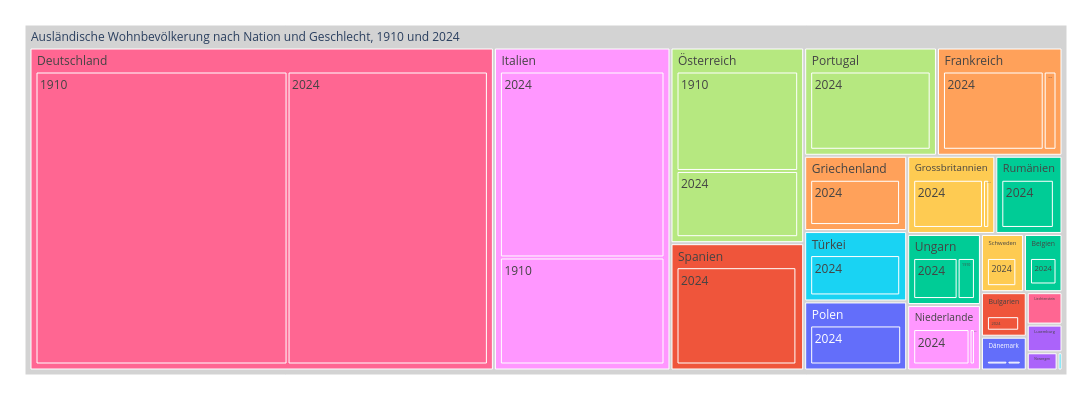

Notebook code cell kept with this figure:
### Markdown cell above
##### Ausländische Wohnbevölkerung nach Nation und Geschlecht

### Code cell
treeMap2= mypy_dv.plot_px_treemap(
    data=myTM.reset_index()
    ,levels=['NationHistLang','Jahr_nbr']
    ,values="AnzBestWir"
    ,color="NationHistLang"
    #, color_continuous_scale='Blues'
    ,color_discrete_map={'(?)':'lightgrey', 'Wohnen':'lightblue'}   
    ,height=400
    ,width=1100               
    #,margin_val_bottom=25
    ,myHeaderTitle="Ausländische Wohnbevölkerung nach Nation und Geschlecht, "+str(myTM.reset_index().Jahr_nbr.min()) +" und " +str(myTM.reset_index().Jahr_nbr.max())
)
treeMap2

### Figure 1 — Plotly figure (JSON) as saved in the notebook; plotly's stock layout.template omitted (floating-point values rounded to 4 significant figures)
{"data": [{"branchvalues": "total", "customdata": [["Rumänien"], ["Luxemburg"], ["Frankreich"], ["Türkei"], ["Deutschland"], ["Österreich"], ["Italien"], ["Schweden"], ["Polen"], ["Spanien"], ["Ungarn"], ["Norwegen"], ["Griechenland"], ["Jugoslawien"], ["Schweden"], ["Liechtenstein"], ["Portugal"], ["Niederlande"], ["Grossbritannien"], ["Ungarn"], ["Dänemark"], ["Liechtenstein"], ["Türkei"], ["Griechenland"], ["Norwegen"], ["Bulgarien"], ["Rumänien"], ["Luxemburg"], ["Niederlande"], ["Grossbritannien"], ["Belgien"], ["Italien"], ["Belgien"], ["Frankreich"], ["Spanien"], ["Bulgarien"], ["Portugal"], ["Dänemark"], ["Deutschland"], ["Österreich"], ["Belgien"], ["Bulgarien"], ["Deutschland"], ["Dänemark"], ["Frankreich"], ["Griechenland"], ["Grossbritannien"], ["Italien"], ["Jugoslawien"], ["Liechtenstein"], ["Luxemburg"], ["Niederlande"], ["Norwegen"], ["Polen"], ["Portugal"], ["Rumänien"], ["Schweden"], ["Spanien"], ["Türkei"], ["Ungarn"], ["Österreich"], ["(?)"]], "domain": {"x": [0, 1], "y": [0, 1]}, "hovertemplate": "%{label}<br><br>Anzahl:<br>%{value}<extra></extra>", "ids": ["Ausländische Wohnbevölkerung nach Nation und Geschlecht, 1910 und 2024/Rumänien/1910", "Ausländische Wohnbevölkerung nach Nation und Geschlecht, 1910 und 2024/Luxemburg/2024", "Ausländische Wohnbevölkerung nach Nation und Geschlecht, 1910 und 2024/Frankreich/2024", "Ausländische Wohnbevölkerung nach Nation und Geschlecht, 1910 und 2024/Türkei/1910", "Ausländische Wohnbevölkerung nach Nation und Geschlecht, 1910 und 2024/Deutschland/1910", "Ausländische Wohnbevölkerung nach Nation und Geschlecht, 1910 und 2024/Österreich/2024", "Ausländische Wohnbevölkerung nach Nation und Geschlecht, 1910 und 2024/Italien/1910", "Ausländische Wohnbevölkerung nach Nation und Geschlecht, 1910 und 2024/Schweden/2024", "Ausländische Wohnbevölkerung nach Nation und Geschlecht, 1910 und 2024/Polen/2024", "Ausländische Wohnbevölkerung nach Nation und Geschlecht, 1910 und 2024/Spanien/1910", "Ausländische Wohnbevölkerung nach Nation und Geschlecht, 1910 und 2024/Ungarn/2024", "Ausländische Wohnbevölkerung nach Nation und Geschlecht, 1910 und 2024/Norwegen/1910", "Ausländische Wohnbevölkerung nach Nation und Geschlecht, 1910 und 2024/Griechenland/2024", "Ausländische Wohnbevölkerung nach Nation und Geschlecht, 1910 und 2024/Jugoslawien/1910", "Ausländische Wohnbevölkerung nach Nation und Geschlecht, 1910 und 2024/Schweden/1910", "Ausländische Wohnbevölkerung nach Nation und Geschlecht, 1910 und 2024/Liechtenstein/2024", "Ausländische Wohnbevölkerung nach Nation und Geschlecht, 1910 und 2024/Portugal/1910", "Ausländische Wohnbevölkerung nach Nation und Geschlecht, 1910 und 2024/Niederlande/1910", "Ausländische Wohnbevölkerung nach Nation und Geschlecht, 1910 und 2024/Grossbritannien/2024", "Ausländische Wohnbevölkerung nach Nation und Geschlecht, 1910 und 2024/Ungarn/1910", "Ausländische Wohnbevölkerung nach Nation und Geschlecht, 1910 und 2024/Dänemark/2024", "Ausländische Wohnbevölkerung nach Nation und Geschlecht, 1910 und 2024/Liechtenstein/1910", "Ausländische Wohnbevölkerung nach Nation und Geschlecht, 1910 und 2024/Türkei/2024", "Ausländische Wohnbevölkerung nach Nation und Geschlecht, 1910 und 2024/Griechenland/1910", "Ausländische Wohnbevölkerung nach Nation und Geschlecht, 1910 und 2024/Norwegen/2024", "Ausländische Wohnbevölkerung nach Nation und Geschlecht, 1910 und 2024/Bulgarien/2024", "Ausländische Wohnbevölkerung nach Nation und Geschlecht, 1910 und 2024/Rumänien/2024", "Ausländische Wohnbevölkerung nach Nation und Geschlecht, 1910 und 2024/Luxemburg/1910", "Ausländische Wohnbevölkerung nach Nation und Geschlecht, 1910 und 2024/Niederlande/2024", "Ausländische Wohnbevölkerung nach Nation und Geschlecht, 1910 und 2024/Grossbritannien/1910", "Ausländische Wohnbevölkerung nach Nation und Geschlecht, 1910 und 2024/Belgien/1910", "Ausländische Wohnbevölkerung nach Nation und Geschlecht, 1910 und 2024/Italien/2024", "Ausländische Wohnbevölkerung nach Nation und Geschlecht, 1910 und 2024/Belgien/2024", "Ausländische Wohnbevölkerung nach Nation und Geschlecht, 1910 und 2024/Frankreich/1910", "Ausländische Wohnbevölkerung nach Nation und Geschlecht, 1910 und 2024/Spanien/2024", "Ausländische Wohnbevölkerung nach Nation und Geschlecht, 1910 und 2024/Bulgarien/1910", "Ausländische Wohnbevölkerung nach Nation und Geschlecht, 1910 und 2024/Portugal/2024", "Ausländische Wohnbevölkerung nach Nation und Geschlecht, 1910 und 2024/Dänemark/1910", "Ausländische Wohnbevölkerung nach Nation und Geschlecht, 1910 und 2024/Deutschland/2024", "Ausländische Wohnbevölkerung nach Nation und Geschlecht, 1910 und 2024/Österreich/1910", "Ausländische Wohnbevölkerung nach Nation und Geschlecht, 1910 und 2024/Belgien", "Ausländische Wohnbevölkerung nach Nation und Geschlecht, 1910 und 2024/Bulgarien", "Ausländische Wohnbevölkerung nach Nation und Geschlecht, 1910 und 2024/Deutschland", "Ausländische Wohnbevölkerung nach Nation und Geschlecht, 1910 und 2024/Dänemark", "Ausländische Wohnbevölkerung nach Nation und Geschlecht, 1910 und 2024/Frankreich", "Ausländische Wohnbevölkerung nach Nation und Geschlecht, 1910 und 2024/Griechenland", "Ausländische Wohnbevölkerung nach Nation und Geschlecht, 1910 und 2024/Grossbritannien", "Ausländische Wohnbevölkerung nach Nation und Geschlecht, 1910 und 2024/Italien", "Ausländische Wohnbevölkerung nach Nation und Geschlecht, 1910 und 2024/Jugoslawien", "Ausländische Wohnbevölkerung nach Nation und Geschlecht, 1910 und 2024/Liechtenstein", "Ausländische Wohnbevölkerung nach Nation und Geschlecht, 1910 und 2024/Luxemburg", "Ausländische Wohnbevölkerung nach Nation und Geschlecht, 1910 und 2024/Niederlande", "Ausländische Wohnbevölkerung nach Nation und Geschlecht, 1910 und 2024/Norwegen", "Ausländische Wohnbevölkerung nach Nation und Geschlecht, 1910 und 2024/Polen", "Ausländische Wohnbevölkerung nach Nation und Geschlecht, 1910 und 2024/Portugal", "Ausländische Wohnbevölkerung nach Nation und Geschlecht, 1910 und 2024/Rumänien", "Ausländische Wohnbevölkerung nach Nation und Geschlecht, 1910 und 2024/Schweden", "Ausländische Wohnbevölkerung nach Nation und Geschlecht, 1910 und 2024/Spanien", "Ausländische Wohnbevölkerung nach Nation und Geschlecht, 1910 und 2024/Türkei", "Ausländische Wohnbevölkerung nach Nation und Geschlecht, 1910 und 2024/Ungarn", "Ausländische Wohnbevölkerung nach Nation und Geschlecht, 1910 und 2024/Österreich", "Ausländische Wohnbevölkerung nach Nation und Geschlecht, 1910 und 2024"], "labels": ["1910", "2024", "2024", "1910", "1910", "2024", "1910", "2024", "2024", "1910", "2024", "1910", "2024", "1910", "1910", "2024", "1910", "1910", "2024", "1910", "2024", "1910", "2024", "1910", "2024", "2024", "2024", "1910", "2024", "1910", "1910", "2024", "2024", "1910", "2024", "1910", "2024", "1910", "2024", "1910", "Belgien", "Bulgarien", "Deutschland", "Dänemark", "Frankreich", "Griechenland", "Grossbritannien", "Italien", "Jugoslawien", "Liechtenstein", "Luxemburg", "Niederlande", "Norwegen", "Polen", "Portugal", "Rumänien", "Schweden", "Spanien", "Türkei", "Ungarn", "Österreich", "Ausländische Wohnbevölkerung nach Nation und Geschlecht, 1910 und 2024"], "marker": {"colors": ["#00cc96", "#ab63fa", "#FFA15A", "#19d3f3", "#FF6692", "#B6E880", "#FF97FF", "#FECB52", "#636efa", "#EF553B", "#00cc96", "#ab63fa", "#FFA15A", "#19d3f3", "#FECB52", "#FF6692", "#B6E880", "#FF97FF", "#FECB52", "#00cc96", "#636efa", "#FF6692", "#19d3f3", "#FFA15A", "#ab63fa", "#EF553B", "#00cc96", "#ab63fa", "#FF97FF", "#FECB52", "#00cc96", "#FF97FF", "#00cc96", "#FFA15A", "#EF553B", "#EF553B", "#B6E880", "#636efa", "#FF6692", "#B6E880", "#00cc96", "#EF553B", "#FF6692", "#636efa", "#FFA15A", "#FFA15A", "#FECB52", "#FF97FF", "#19d3f3", "#FF6692", "#ab63fa", "#FF97FF", "#ab63fa", "#636efa", "#B6E880", "#00cc96", "#FECB52", "#EF553B", "#19d3f3", "#00cc96", "#B6E880", "lightgrey"]}, "name": "", "parents": ["Ausländische Wohnbevölkerung nach Nation und Geschlecht, 1910 und 2024/Rumänien", "Ausländische Wohnbevölkerung nach Nation und Geschlecht, 1910 und 2024/Luxemburg", "Ausländische Wohnbevölkerung nach Nation und Geschlecht, 1910 und 2024/Frankreich", "Ausländische Wohnbevölkerung nach Nation und Geschlecht, 1910 und 2024/Türkei", "Ausländische Wohnbevölkerung nach Nation und Geschlecht, 1910 und 2024/Deutschland", "Ausländische Wohnbevölkerung nach Nation und Geschlecht, 1910 und 2024/Österreich", "Ausländische Wohnbevölkerung nach Nation und Geschlecht, 1910 und 2024/Italien", "Ausländische Wohnbevölkerung nach Nation und Geschlecht, 1910 und 2024/Schweden", "Ausländische Wohnbevölkerung nach Nation und Geschlecht, 1910 und 2024/Polen", "Ausländische Wohnbevölkerung nach Nation und Geschlecht, 1910 und 2024/Spanien", "Ausländische Wohnbevölkerung nach Nation und Geschlecht, 1910 und 2024/Ungarn", "Ausländische Wohnbevölkerung nach Nation und Geschlecht, 1910 und 2024/Norwegen", "Ausländische Wohnbevölkerung nach Nation und Geschlecht, 1910 und 2024/Griechenland", "Ausländische Wohnbevölkerung nach Nation und Geschlecht, 1910 und 2024/Jugoslawien", "Ausländische Wohnbevölkerung nach Nation und Geschlecht, 1910 und 2024/Schweden", "Ausländische Wohnbevölkerung nach Nation und Geschlecht, 1910 und 2024/Liechtenstein", "Ausländische Wohnbevölkerung nach Nation und Geschlecht, 1910 und 2024/Portugal", "Ausländische Wohnbevölkerung nach Nation und Geschlecht, 1910 und 2024/Niederlande", "Ausländische Wohnbevölkerung nach Nation und Geschlecht, 1910 und 2024/Grossbritannien", "Ausländische Wohnbevölkerung nach Nation und Geschlecht, 1910 und 2024/Ungarn", "Ausländische Wohnbevölkerung nach Nation und Geschlecht, 1910 und 2024/Dänemark", "Ausländische Wohnbevölkerung nach Nation und Geschlecht, 1910 und 2024/Liechtenstein", "Ausländische Wohnbevölkerung nach Nation und Geschlecht, 1910 und 2024/Türkei", "Ausländische Wohnbevölkerung nach Nation und Geschlecht, 1910 und 2024/Griechenland", "Ausländische Wohnbevölkerung nach Nation und Geschlecht, 1910 und 2024/Norwegen", "Ausländische Wohnbevölkerung nach Nation und Geschlecht, 1910 und 2024/Bulgarien", "Ausländische Wohnbevölkerung nach Nation und Geschlecht, 1910 und 2024/Rumänien", "Ausländische Wohnbevölkerung nach Nation und Geschlecht, 1910 und 2024/Luxemburg", "Ausländische Wohnbevölkerung nach Nation und Geschlecht, 1910 und 2024/Niederlande", "Ausländische Wohnbevölkerung nach Nation und Geschlecht, 1910 und 2024/Grossbritannien", "Ausländische Wohnbevölkerung nach Nation und Geschlecht, 1910 und 2024/Belgien", "Ausländische Wohnbevölkerung nach Nation und Geschlecht, 1910 und 2024/Italien", "Ausländische Wohnbevölkerung nach Nation und Geschlecht, 1910 und 2024/Belgien", "Ausländische Wohnbevölkerung nach Nation und Geschlecht, 1910 und 2024/Frankreich", "Ausländische Wohnbevölkerung nach Nation und Geschlecht, 1910 und 2024/Spanien", "Ausländische Wohnbevölkerung nach Nation und Geschlecht, 1910 und 2024/Bulgarien", "Ausländische Wohnbevölkerung nach Nation und Geschlecht, 1910 und 2024/Portugal", "Ausländische Wohnbevölkerung nach Nation und Geschlecht, 1910 und 2024/Dänemark", "Ausländische Wohnbevölkerung nach Nation und Geschlecht, 1910 und 2024/Deutschland", "Ausländische Wohnbevölkerung nach Nation und Geschlecht, 1910 und 2024/Österreich", "Ausländische Wohnbevölkerung nach Nation und Geschlecht, 1910 und 2024", "Ausländische Wohnbevölkerung nach Nation und Geschlecht, 1910 und 2024", "Ausländische Wohnbevölkerung nach Nation und Geschlecht, 1910 und 2024", "Ausländische Wohnbevölkerung nach Nation und Geschlecht, 1910 und 2024", "Ausländische Wohnbevölkerung nach Nation und Geschlecht, 1910 und 2024", "Ausländische Wohnbevölkerung nach Nation und Geschlecht, 1910 und 2024", "Ausländische Wohnbevölkerung nach Nation und Geschlecht, 1910 und 2024", "Ausländische Wohnbevölkerung nach Nation und Geschlecht, 1910 und 2024", "Ausländische Wohnbevölkerung nach Nation und Geschlecht, 1910 und 2024", "Ausländische Wohnbevölkerung nach Nation und Geschlecht, 1910 und 2024", "Ausländische Wohnbevölkerung nach Nation und Geschlecht, 1910 und 2024", "Ausländische Wohnbevölkerung nach Nation und Geschlecht, 1910 und 2024", "Ausländische Wohnbevölkerung nach Nation und Geschlecht, 1910 und 2024", "Ausländische Wohnbevölkerung nach Nation und Geschlecht, 1910 und 2024", "Ausländische Wohnbevölkerung nach Nation und Geschlecht, 1910 und 2024", "Ausländische Wohnbevölkerung nach Nation und Geschlecht, 1910 und 2024", "Ausländische Wohnbevölkerung nach Nation und Geschlecht, 1910 und 2024", "Ausländische Wohnbevölkerung nach Nation und Geschlecht, 1910 und 2024", "Ausländische Wohnbevölkerung nach Nation und Geschlecht, 1910 und 2024", "Ausländische Wohnbevölkerung nach Nation und Geschlecht, 1910 und 2024", "Ausländische Wohnbevölkerung nach Nation und Geschlecht, 1910 und 2024", ""], "root": {"color": "grey"}, "type": "treemap", "values": [121, 450, 5826, 38, 40373, 5049, 10065, 1146, 3437, 120, 1822, 33, 3700, 43, 64, 409, 17, 204, 3052, 710, 453, 151, 3465, 46, 239, 940, 2417, 28, 2128, 276, 64, 17492, 1019, 741, 8102, 46, 6929, 295, 32091, 7587, 1083, 986, 72464, 748, 6567, 3746, 3328, 27557, 43, 560, 478, 2332, 272, 3437, 6946, 2538, 1210, 8222, 3503, 2532, 12636, 161188]}], "layout": {"height": 400, "legend": {"tracegroupgap": 0}, "margin": {"b": 25, "l": 25, "r": 25, "t": 25}, "width": 1100}}
